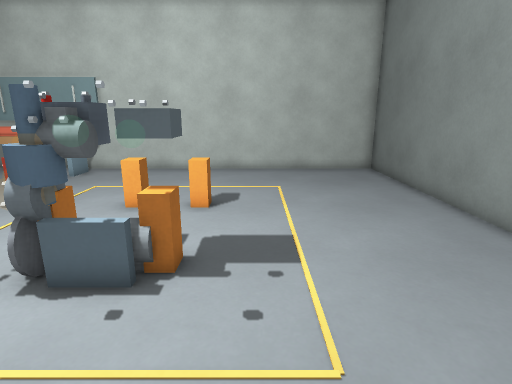
[1] (above)

16 first-person views from a walk through a level from a Godot 3-D game. The camera is 1.5 m above the floor, tilts 14° down and sees 80° across. The floor is counted in squares, 0.5 m on a side. Each view is taken from the middle of a square. On the plan, view 1 faces up. The plan holds only what a view shows up to about 20 squares ahead; the rest is blank.

[2]
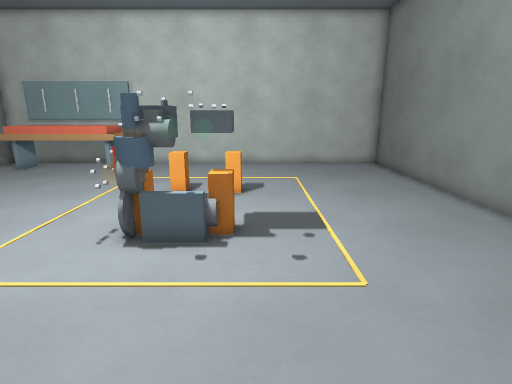

[3]
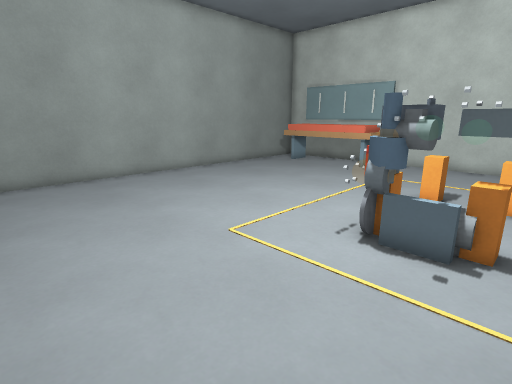

[4]
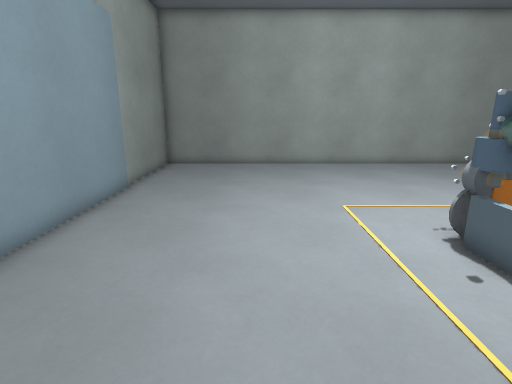

[5]
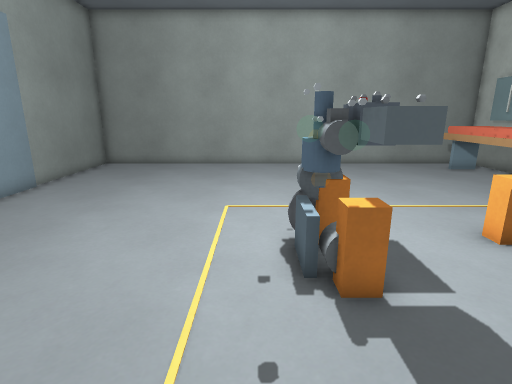

[6]
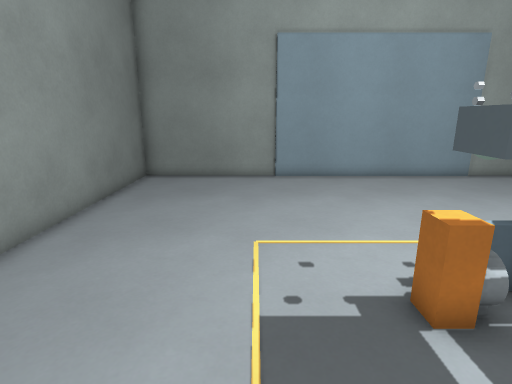

[7]
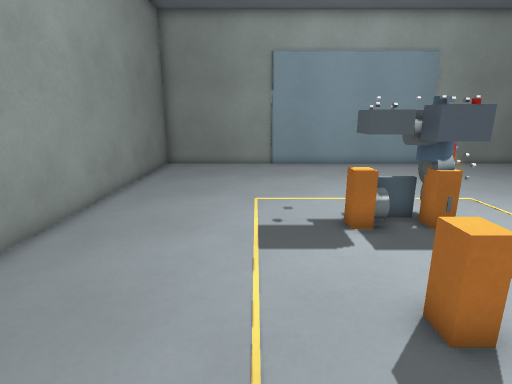

[8]
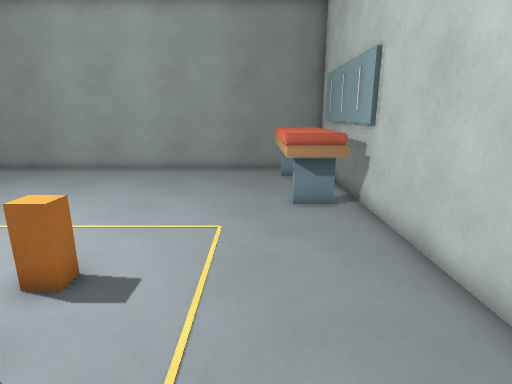

[9]
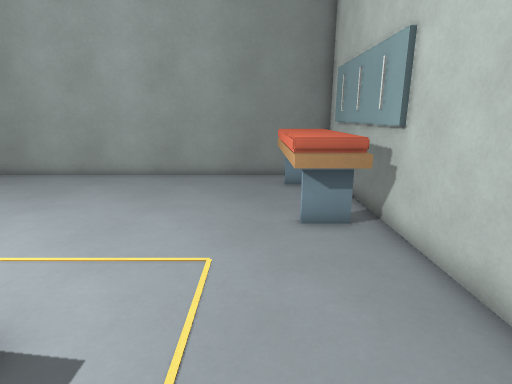

[10]
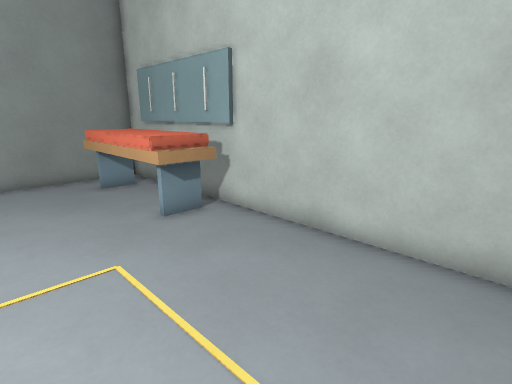

[11]
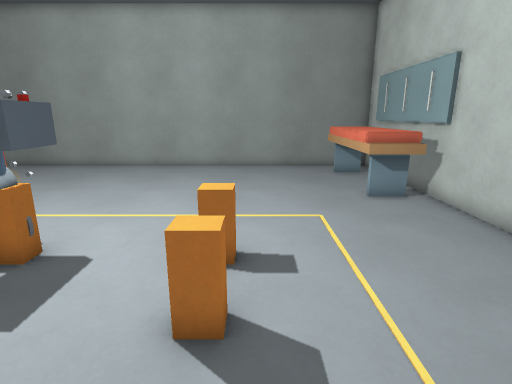

[12]
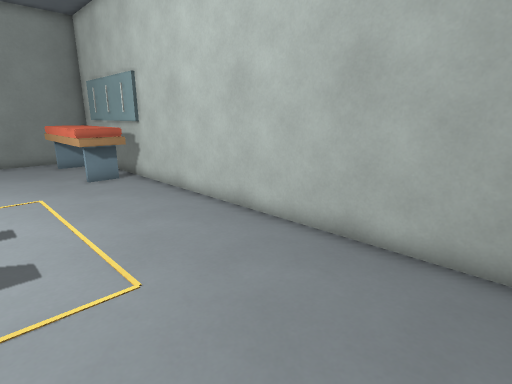

[13]
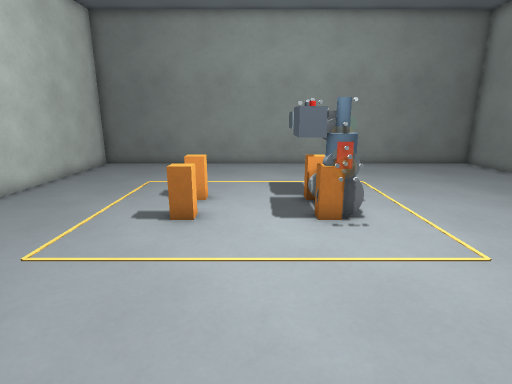

[14]
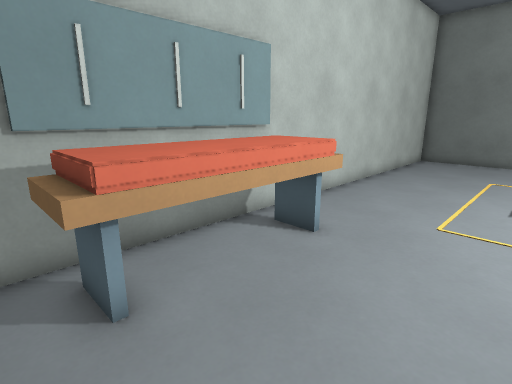

[15]
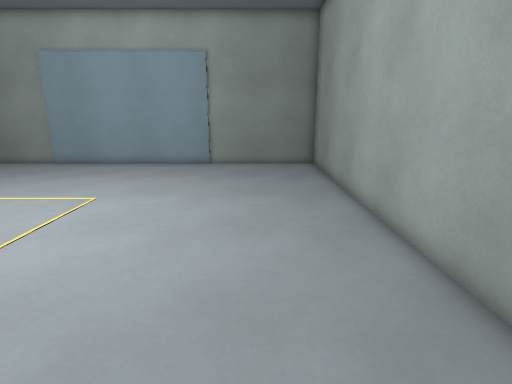

[16]
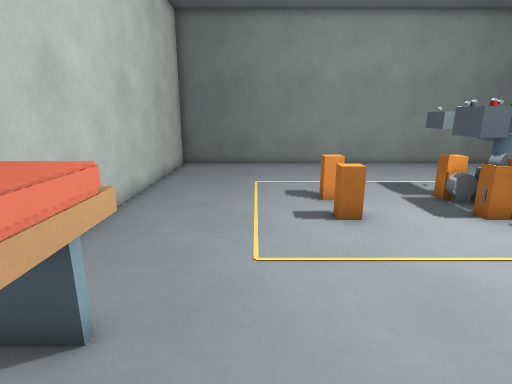

### Floor plan
Points are (right, up) in squares from view 1. A wall is a line through its corners. A room is listed if a view was taken in it or the views show most of it. See-through windows are left out.
Room 1 (views 1, 2, 3, 4, 5, 6, 7, 8, 9, 10, 11, 12, 13, 14, 15, 16)
walls: (-8.8, 17.6) (-15.2, 17.6); (-10.1, -5.6) (0, -5.6); (-0.1, -5.7) (6.7, -5.7) (6.7, 17.8) (-16.8, 17.8) (-16.8, -5.7) (-10, -5.7)
low walls: (-4.4, 9.9) (-4.4, 10.6) (-3.8, 10.6) (-3.8, 9.9) (-4.4, 9.9); (-2.2, 9.9) (-2.2, 10.6) (-1.6, 10.6) (-1.6, 9.9) (-2.2, 9.9); (-9.5, 15.2) (-9.5, 16.6); (-9.3, 16.8) (-9.3, 15.2); (-8.8, 17.1) (-8.8, 15) (-9.6, 15); (-14.4, 15) (-15.2, 15) (-15.2, 17); (-14.7, 15.2) (-14.7, 16.8); (-14.5, 16.8) (-14.5, 15.2)
objects: toolbox (-14, 15) to (-10, 17); other object (-4, 5) to (-4, 6); other object (-4, 5) to (-2, 7)

Positions as (right, up) in squares from view 1, and headings:
1: (0, 0), facing up
2: (-1, -2), facing up
3: (-1, -2), facing up-left
4: (3, 0), facing left
5: (3, 4), facing left
6: (1, 10), facing down
7: (1, 14), facing down
8: (1, 14), facing left
9: (-1, 14), facing left
10: (-1, 11), facing up-left
11: (2, 11), facing left
12: (6, 11), facing up-left
13: (-13, 8), facing right
14: (-16, 11), facing up-right
15: (-13, 14), facing down
16: (-13, 13), facing right
